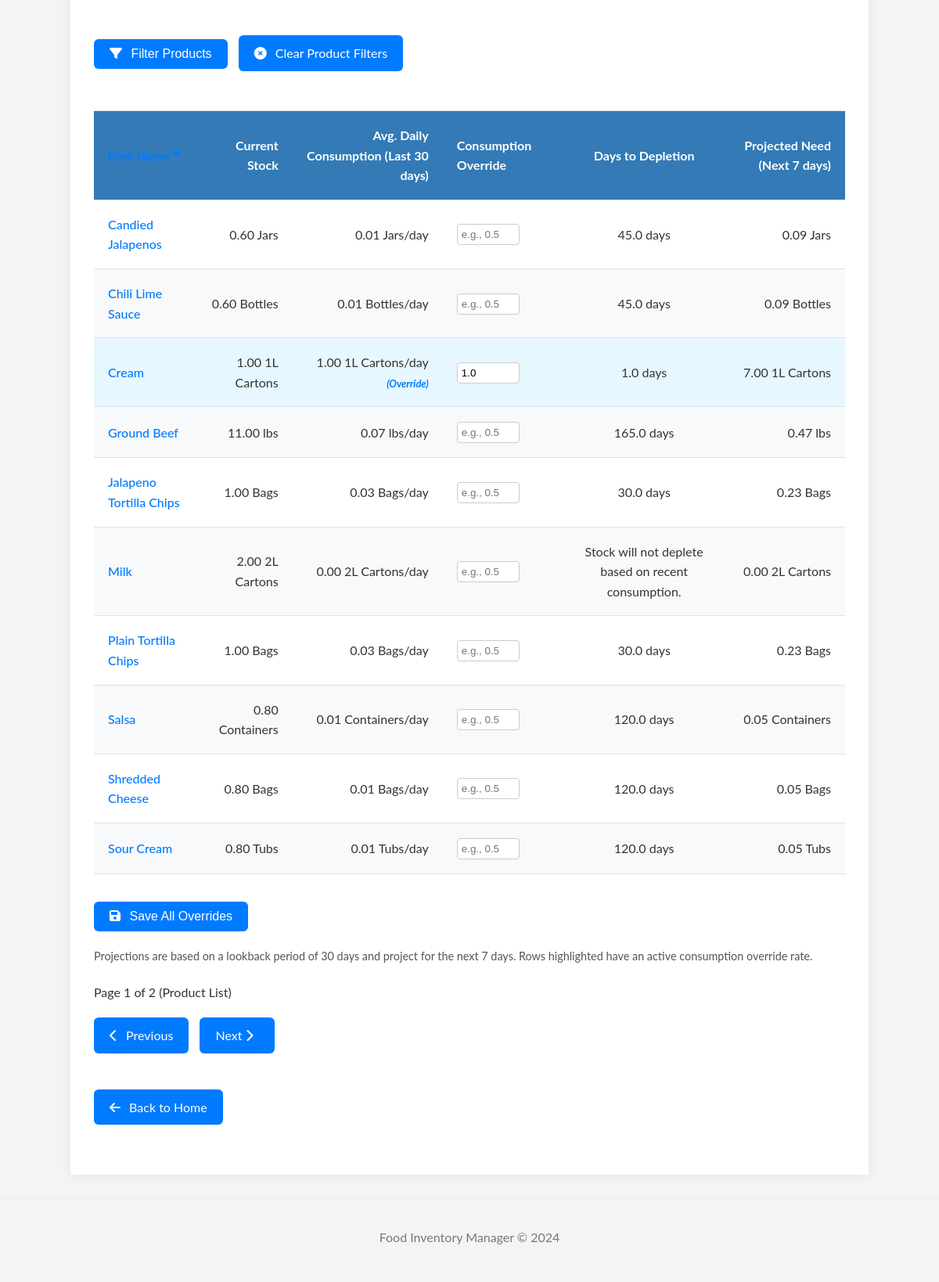
Page /inventory/projections (lower part) on the earlier database version.
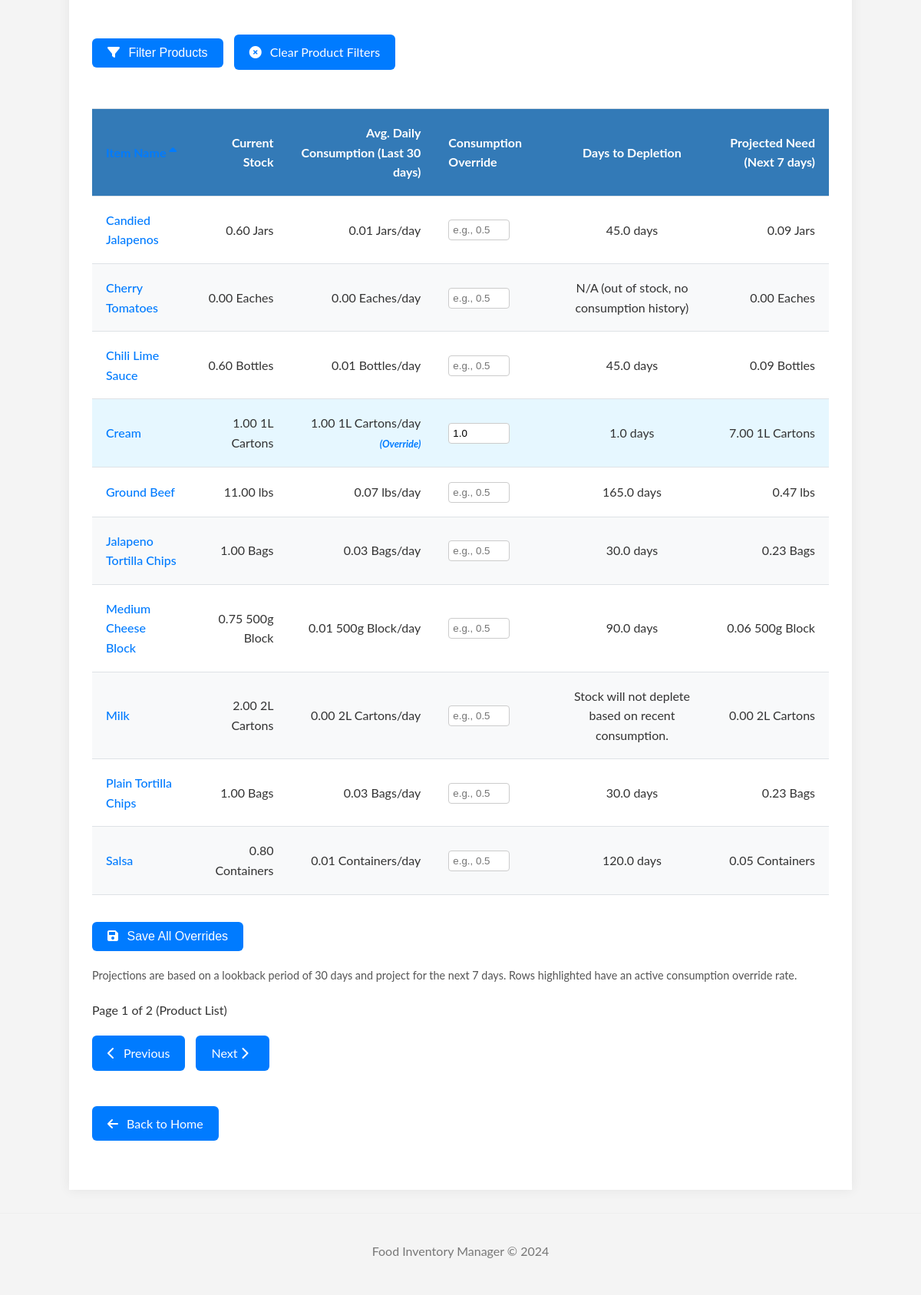
Same page on the later database version.
### tables this page shows
CREATE TABLE products (
                        id INTEGER PRIMARY KEY AUTOINCREMENT,
                        name TEXT NOT NULL UNIQUE,
                        category TEXT,
                        subcategory TEXT,
                        unit_of_measure TEXT NOT NULL,
                        default_expiry_days INTEGER NOT NULL,
                        par_level REAL DEFAULT 0,
                        max_holding_amount REAL DEFAULT 0,
    purchase_location TEXT,
    consumption_override_rate REAL DEFAULT NULL
                    );

### app.py (the view)
@app.route('/inventory/projections')
def projections_view():
    search_term = request.args.get('search_term', '').strip()
    selected_category = request.args.get('category', '').strip()
    selected_purchase_location = request.args.get('purchase_location', '').strip()
    sort_by = request.args.get('sort_by', 'name').strip() # Default sort for product list
    sort_order = request.args.get('sort_order', 'ASC').strip().upper()
    if sort_order not in ['ASC', 'DESC']:
        sort_order = 'ASC'
    try:
        page = int(request.args.get('page', 1))
        if page < 1: page = 1
    except ValueError:
        page = 1
    try:
        per_page = int(request.args.get('per_page', 10)) # Default 10 products per page for projections
        if per_page < 1: per_page = 1
    except ValueError:
        per_page = 10
    total_products_for_list = manager.get_products_for_projection_list_count(
        search_term=search_term if search_term else None,
        category=selected_category if selected_category else None,
        purchase_location=selected_purchase_location if selected_purchase_location else None
    )
    total_pages = (total_products_for_list + per_page - 1) // per_page if per_page > 0 else 1
    original_page = page
    if page > total_pages and total_pages > 0:
        page = total_pages
    elif page == 0 and total_pages > 0: # Should not happen if page default is 1 and min is 1
        page = 1
    products_on_page = manager.get_products_for_projection_list(
        search_term=search_term if search_term else None,
        category=selected_category if selected_category else None,
        purchase_location=selected_purchase_location if selected_purchase_location else None,
        sort_by=sort_by,
        sort_order=sort_order,
        page=page,
        per_page=per_page
    )
    projection_results_list = []
    if products_on_page:
        for product_dict in products_on_page:
            projection_data = manager.project_demand(product_dict['id'])
            if projection_data: # project_demand returns a dict, might include success status
                if 'product_name' in projection_data and 'item_name' not in projection_data:
                     projection_data['item_name'] = projection_data['product_name']
                projection_results_list.append(projection_data)
    categories_options = manager.get_all_categories() # Reusing existing method for product categories
    purchase_locations_options = manager.get_all_purchase_locations() # Reusing existing method
    return render_template(
        'projections.html',
        projections=projection_results_list,
        current_page=page,
        total_pages=total_pages,
        per_page=per_page,
        search_term=search_term,
        selected_category=selected_category,
        selected_purchase_location=selected_purchase_location,
        sort_by=sort_by,
        sort_order=sort_order,
        categories=categories_options,
        purchase_locations=purchase_locations_options
    )

### Food_manager.py (called while the page is built)
    def _get_db_connection(self):
        if self.conn and self.db_filepath == ":memory:":
            return self.conn
        conn = sqlite3.connect(self.db_filepath)
        conn.row_factory = sqlite3.Row # Access columns by name
        return conn

    def get_product(self, product_id):
        try:
            with self._get_db_connection() as conn:
                cursor = conn.cursor()
                cursor.execute("SELECT * FROM products WHERE id = ?", (product_id,))
                row = cursor.fetchone()
                return dict(row) if row else None
        except sqlite3.Error as e:
            print(f"Database error getting product by ID {product_id}: {e}")
            return None # Or raise error

    def get_products_for_projection_list_count(self, search_term=None, category=None, purchase_location=None):
        return self.get_product_count(
            search_term=search_term,
            category=category,
            purchase_location=purchase_location
        )

### templates/projections.html (shortened to what the changed rows need)
{% extends "base.html" %}
{% block content %}
    {% if projections %}
<form method="POST" action="{{ url_for('save_overrides_view') }}">
    <div class="table-responsive-wrapper">
        <table>
            <thead>
                <tr>
                    {% macro sortable_header(column_key, display_name, current_sort_by_products, current_sort_order_products, current_product_filters) %}
                        {% set new_sort_order_products = 'DESC' if current_sort_by_products == column_key and current_sort_order_products == 'ASC' else 'ASC' %}
                        {% set updated_filters = dict(current_product_filters, sort_by=column_key, sort_order=new_sort_order_products) %}
                        <th class="projections-header">
                            <a href="{{ url_for('projections_view', **updated_filters) }}">
                                {% if current_sort_by_products == column_key %}
                                    <i class="fas fa-sort-{{ 'up' if current_sort_order_products == 'ASC' else 'down' }}"></i>
                                {% else %}
                                    <i class="fas fa-sort"></i>
                                {% endif %}
                            </a>
                        </th>
                    {% endmacro %}
                    {% set current_product_filters = {
                        'search_term': search_term,
                        'category': selected_category,
                        'purchase_location': selected_purchase_location,
                        'page': current_page,
                        'per_page': per_page
                    } %}
                    {{ sortable_header('name', 'Item Name', sort_by, sort_order, current_product_filters) }}
                    <th class="projections-header text-right">Current Stock</th>
                    <th class="projections-header text-right">Avg. Daily Consumption (Last {{ projections[0].lookback_days if projections and projections[0] else 'N/A' }} days)</th>
                    <th class="projections-header">Consumption Override</th>
                    <th class="projections-header text-center">Days to Depletion</th>
                    <th class="projections-header text-right">Projected Need (Next {{ projections[0].projection_days if projections and projections[0] else 'N/A' }} days)</th>
                </tr>
            </thead>
            <tbody>
                {% for proj in projections %}
                <tr {% if proj.consumption_override_rate is not none and proj.consumption_override_rate != "" %}class="override-active"{% endif %}>
                    <td>
                        {% if proj.product_id %}
                        <a href="#" class="product-name-link" data-product-id="{{ proj.product_id }}" onclick="openProductModal(this.dataset.productId); return false;">{{ proj.item_name }}</a>
                        {% else %}
                        {{ proj.item_name }}
                        {% endif %}
                    </td>
                    <td class="text-right">{{ "%.2f"|format(proj.current_stock) if proj.current_stock is number else proj.current_stock }} {{ proj.unit_of_measure if proj.unit_of_measure else ''}}</td>
                    <td class="text-right">
                        {{ "%.2f"|format(proj.avg_daily_consumption) }} {{ proj.unit_of_measure if proj.unit_of_measure else ''}}/day
                        {% if proj.consumption_override_rate is not none and proj.consumption_override_rate != "" %}
                            <span class="override-indicator" title="Using override rate">(Override)</span>
                        {% endif %}
                    </td>
                    <td>
                        <input type="number" step="0.01" min="0" name="overrides[{{ proj.product_id }}]" value="{{ proj.consumption_override_rate | default('', true) }}" class="override-input" placeholder="e.g., 0.5">
                    </td>
                    <td class="text-center">{{ proj.days_to_depletion }}</td>
                    <td class="text-right">{{ "%.2f"|format(proj.projected_need) }} {{ proj.unit_of_measure if proj.unit_of_measure else ''}}</td>
                </tr>
                {% endfor %}
            </tbody>
        </table>
    </div>
</form>
    {% endif %}
{% endblock %}

Differences in the rows shown:
no longer on this page (row unchanged): products: item_name "Shredded Cheese", current_stock "0.80", unit_of_measure "Bags", avg_daily_consumption "0.01", days_to_depletion "120.0 days", projected_need "0.05"
no longer on this page (row unchanged): products: item_name "Sour Cream", current_stock "0.80", unit_of_measure "Tubs", avg_daily_consumption "0.01", days_to_depletion "120.0 days", projected_need "0.05"
added products: item_name "Cherry Tomatoes", par_level "0.00", unit_of_measure "Eaches", avg_daily_consumption "0.00", days_to_depletion "N/A (out of stock, no consumption history)", projected_need "0.00"
added products: item_name "Medium Cheese Block", current_stock "0.75", unit_of_measure "500g Block", avg_daily_consumption "0.01", days_to_depletion "90.0 days", projected_need "0.06"
